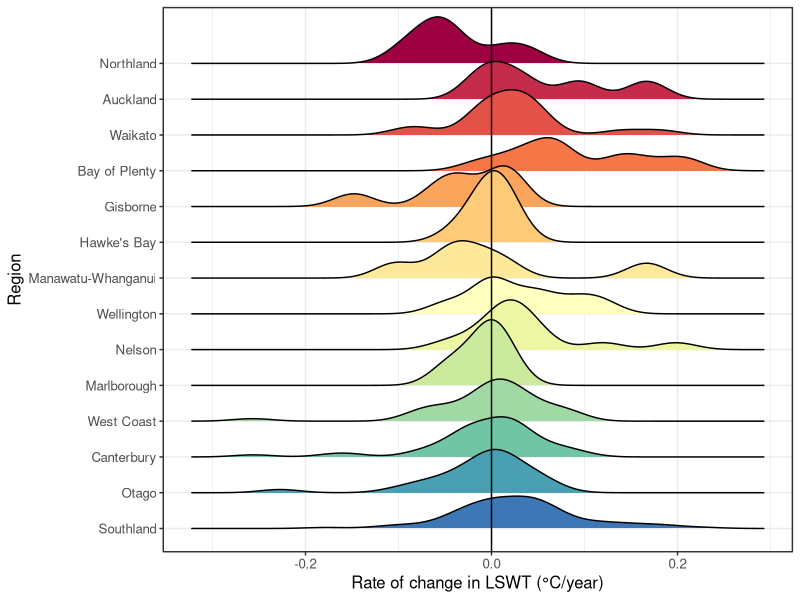
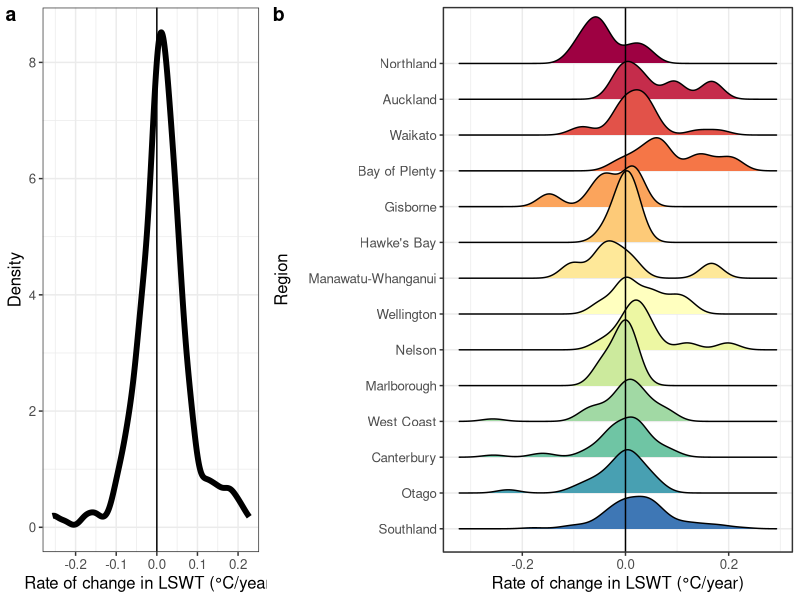
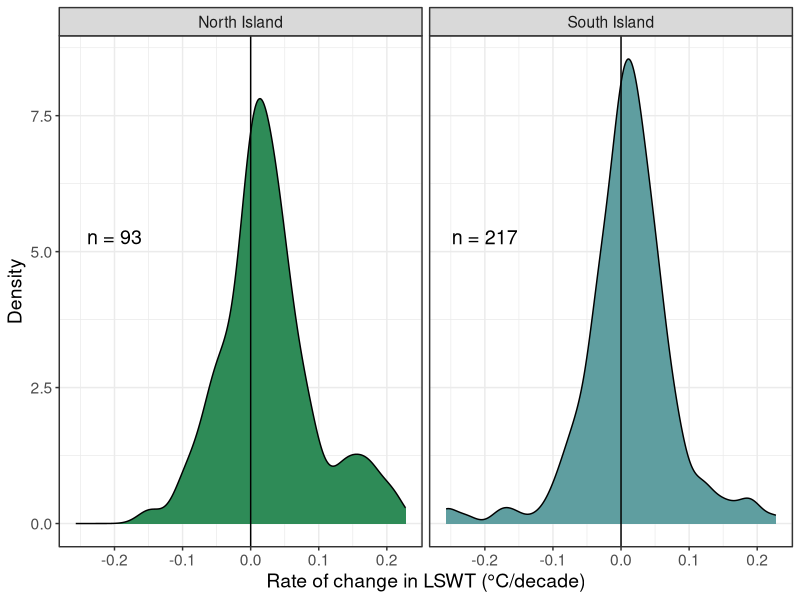
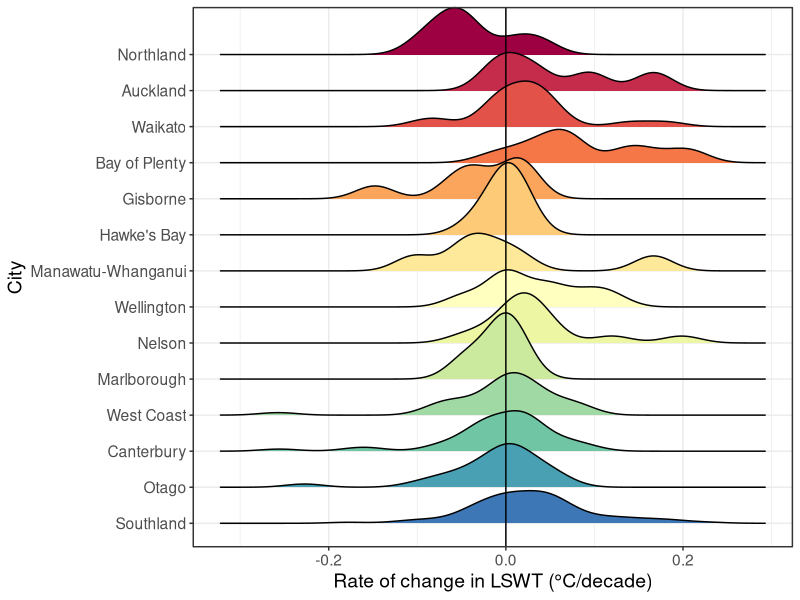
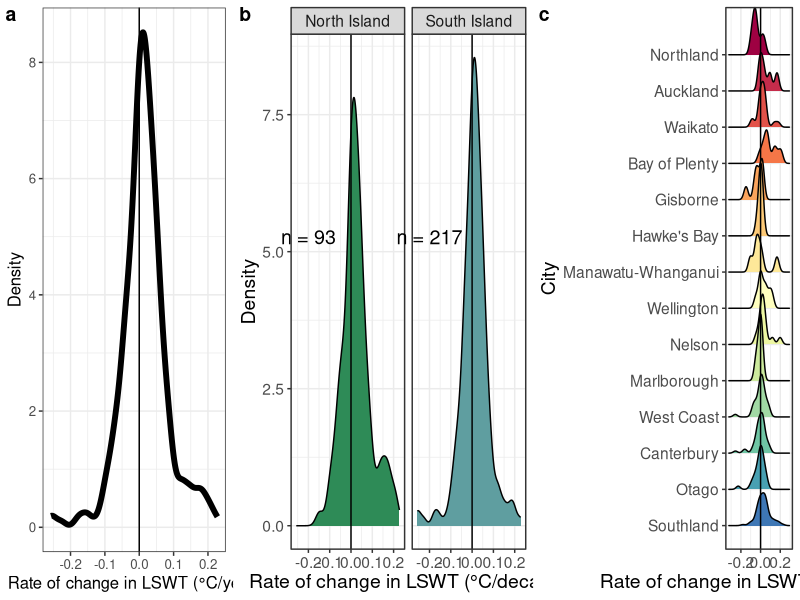
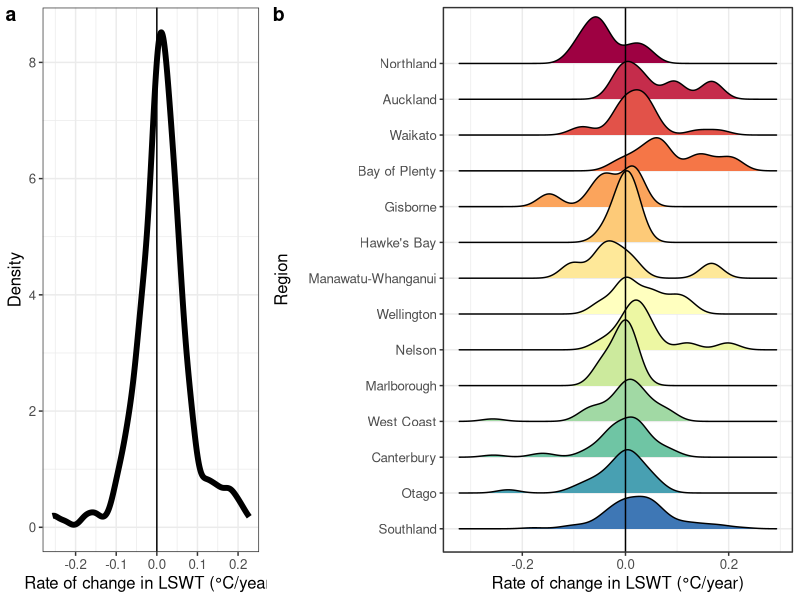
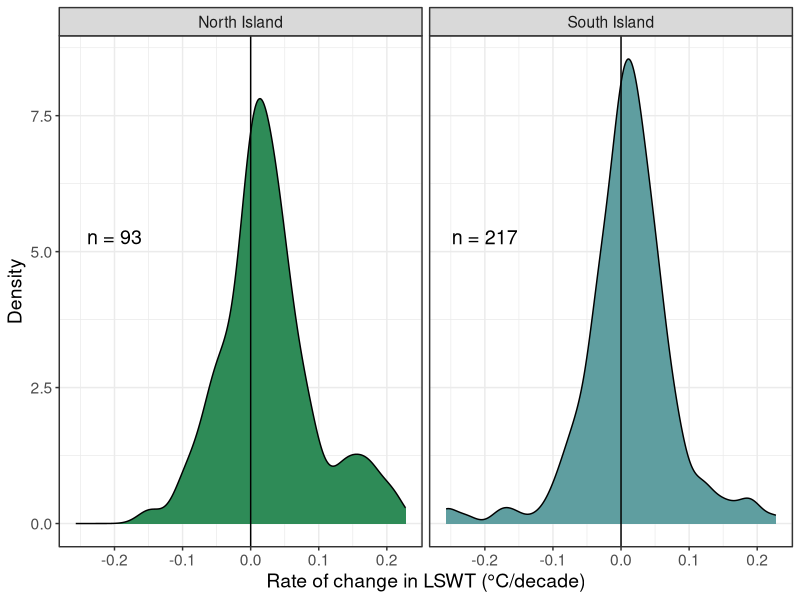
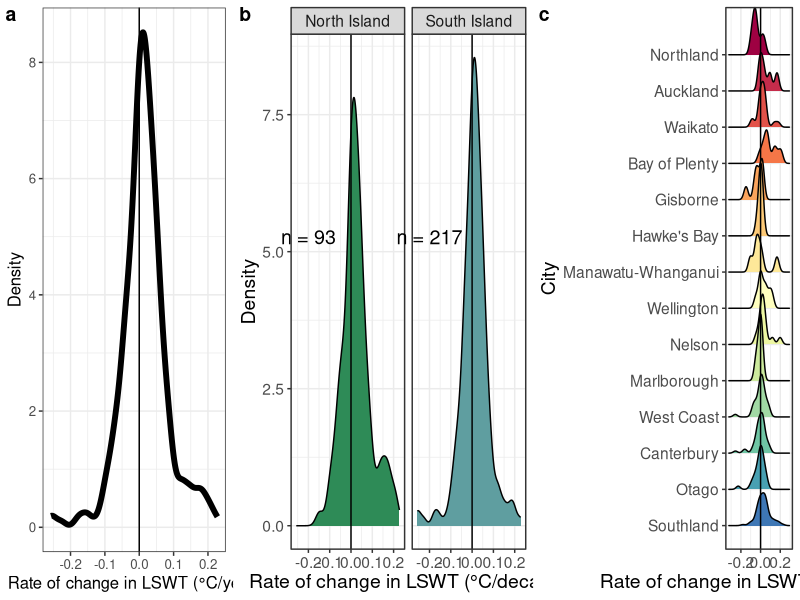

Recreate these plots in R, in order.
# plot LSWT trends distributions
library(tidyverse)
library(RColorBrewer)
library(ggridges)
library(ggpubr)

# read LSWT output
sen <- read.csv('./data/output/sen_slope_LSWT_annual_mean_30_districts_landsat7.csv')

# remove district with NA
sen <- sen %>% 
  filter(!is.na(district))

##################
# ADD REGION AS COLUMN, SPLIT DISTRICT
sen <- sen %>% 
  mutate(region = sub(".*\\((.*)\\)", "\\1", district),
         city = sub(" \\(.*\\)", "", district)) %>% 
  mutate(island = ifelse(region %in% c('Northland',
                                       'Auckland', 'Waikato',
                                       'Bay of Plenty',
                                       'Gisborne', "Hawke's Bay", 
                                       'Manawatu-Whanganui', 'Taranaki', 
                                       'Wellington'), 
                         'North Island', 'South Island')) %>% 
  arrange(region, city)


sen$region <- factor(sen$region, levels = c('Northland',
                                            'Auckland', 'Waikato',
                                            'Bay of Plenty',
                                            'Gisborne', "Hawke's Bay", 
                                            'Manawatu-Whanganui', 'Taranaki', 
                                            'Wellington',
                                            'Nelson', "Marlborough",
                                            'West Coast','Canterbury', 
                                            'Otago',
                                            'Southland'))

sen$city <- factor(sen$city, levels = c('Kerikeri', 'Whangarei',
                                        'Whangaparaoa', 'Auckland',
                                        'Hamilton', 'Taupo',
                                        'Rotorua', 'Tauranga',
                                        'Gisborne', 'Napier', 
                                        'Dannevirke', 'Taumarunui',
                                        'Waiouru', 'Whanganui',
                                        'New Plymouth', 'Masterton',
                                        'Wellington', 'Nelson',
                                        'Blenheim', 'Hokitika',
                                        'Reefton', 'Christchurch',
                                        'Lake Tekapo', 'Tara Hills',
                                        'Timaru', 'Dunedin',
                                        'Queenstown', 'Gore',
                                        'Invercargill', 'Milford Sound'))


a <- ggplot(sen, aes(x = sen_slope)) +
  geom_density(size = 2) +
  xlab('Rate of change in LSWT (°C/year)') +
  ylab('Density') +
  geom_vline(xintercept = 0) +
  theme_bw() +
  theme(text = element_text(size = 12))

# set up color palette
n_colors <- length(levels(sen$region))
colors <- colorRampPalette(brewer.pal(11, "Spectral"))(n_colors)

sen <- sen %>% 
  arrange(region, city) 

b <- sen %>% 
  filter(n > 3) %>% 
  ggplot(aes(x = sen_slope, y = fct_rev(region), fill = region)) +
  geom_density_ridges(scale = 2) +
  xlab('Rate of change in LSWT (°C/year)') +
  coord_cartesian(clip = 'off') +      # Allow plot to extend beyond the default area
  ylab('Region') +
  scale_y_discrete(expand = expansion(mult = c(0.05, 0.12))) +  # Add space between ridges
  scale_fill_manual(values = colors) +
  #facet_wrap(~island, scales = 'free_y') +
  geom_vline(xintercept = 0) +
  labs(fill = 'Region') +
  theme_bw() +
  theme(text = element_text(size = 12),
        legend.position = 'none')
b

lswt_rate <- ggarrange(a, b, widths = c(1, 2),
                       labels = 'auto')
lswt_rate

ggsave('./figures/landsat_7/rate_of_change_LWST.png', lswt_rate, 
       dpi = 300, units = 'mm', height = 400, width = 800, scale = 0.3)

mean_island <- sen %>% 
  group_by(island) %>% 
  summarise(mean_sen = mean(sen_slope, na.rm = TRUE),
            median_sen = median(sen_slope, na.rm = TRUE),
            max_sen = max(sen_slope, na.rm = TRUE),
            min_sen = min(sen_slope, na.rm = TRUE),
            sd_sen = sd(sen_slope, na.rm = TRUE),
            n_lakes = n())
mean_island

island_cool_warm <- sen %>% 
  group_by(island) %>% 
  summarise(pct_cool = sum(sen_slope < 0)/n(),
            pct_warm = sum(sen_slope > 0)/n())
island_cool_warm

figSI_islands <- ggplot(sen, aes(x = sen_slope, fill = island)) +
  geom_density() +
  geom_text(
    data = mean_island,
    aes(x = -0.2, y = 5, label = paste("n =", n_lakes)),
    inherit.aes = FALSE,
    vjust = -0.5,
    size = 5) +
  xlab('Rate of change in LSWT (°C/decade)') +
  coord_cartesian(clip = 'off') +      # Allow plot to extend beyond the default area
  scale_fill_manual(values = c(colors[2], colors[14])) +
  facet_wrap(~island) +
  scale_fill_manual(values = c('#2E8B57', '#5F9EA0')) +
  geom_vline(xintercept = 0) +
  labs(fill = 'Island') +
  theme_bw() +
  ylab('Density') +
  theme(text = element_text(size = 14),
        legend.position = 'none')

figSI_islands
ggsave('./figures/SI_figs/landsat_7/distribution_LSWT_change_islands.png', figSI_islands, 
       dpi = 300, units = 'mm', height = 400, width = 600, scale = 0.3)
# mean trends by region
reg_trend <- sen %>% 
  group_by(region) %>% 
  summarise(mean_sen = mean(sen_slope, na.rm = TRUE),
            median_sen = median(sen_slope, na.rm = TRUE),
            sd = sd(sen_slope, na.rm = TRUE),
            n_lakes = n())

reg_trend <- reg_trend %>% 
  mutate(mean_sen = round(mean_sen, 2),
         median_sen = round(median_sen, 2),
         sd = round(sd, 2))
reg_trend

summary_trends <- sen %>% 
  summarise(mean_sen = mean(sen_slope, na.rm = TRUE),
            median_sen = median(sen_slope, na.rm = TRUE),
            sd = sd(sen_slope, na.rm = TRUE),
            n_lakes = n(),
            pct_cool = sum(sen_slope < 0)/n(),
            pct_warm = sum(sen_slope > 0)/n(),
            range = max(sen_slope) - min(sen_slope))

summary_trends
write.csv(reg_trend, './data/output/LSWT_trend_stats_region.csv', row.names = FALSE)

#########################################
## plot for GLEON poster

# do plot b with just regions, no city
b <- sen %>% 
  filter(n > 3) %>% 
  ggplot(aes(x = sen_slope, y = fct_rev(region), fill = region)) +
  geom_density_ridges(scale = 2) +
  xlab('Rate of change in LSWT (°C/decade)') +
  coord_cartesian(clip = 'off') +      # Allow plot to extend beyond the default area
  ylab('City') +
  scale_y_discrete(expand = expansion(mult = c(0.05, 0.1))) +  # Add space between ridges
  scale_fill_manual(values = colors) +
  #facet_wrap(~island, scales = 'free_y') +
  geom_vline(xintercept = 0) +
  labs(fill = 'Region') +
  theme_bw() +
  theme(text = element_text(size = 14),
        legend.position = 'none')
b

gleon <- ggarrange(a, figSI_islands, b, widths = c(0.7, 0.9, 0.8),
                   labels = 'auto', ncol = 3)
gleon
ggsave('./figures/landsat_7/change_over_space_gleon.png', gleon, 
       dpi = 300, units = 'mm', height = 400, width = 1350, scale = 0.3)
